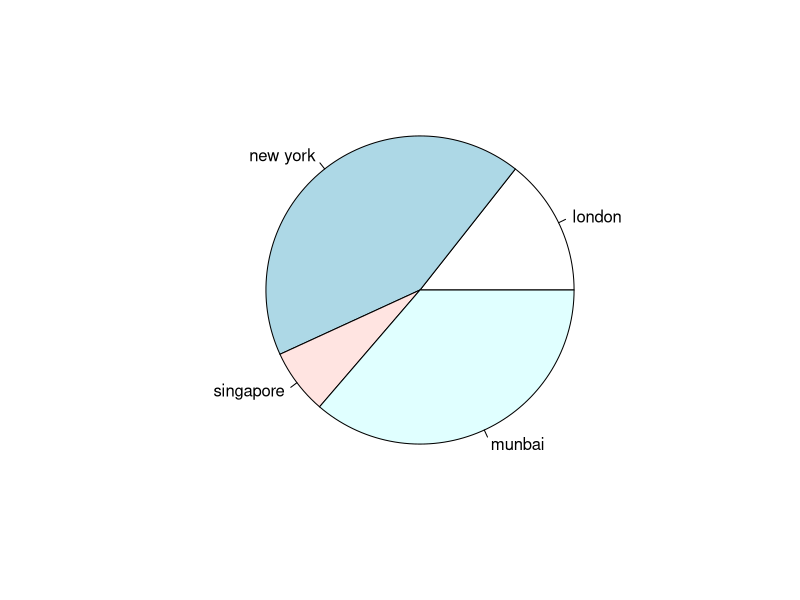
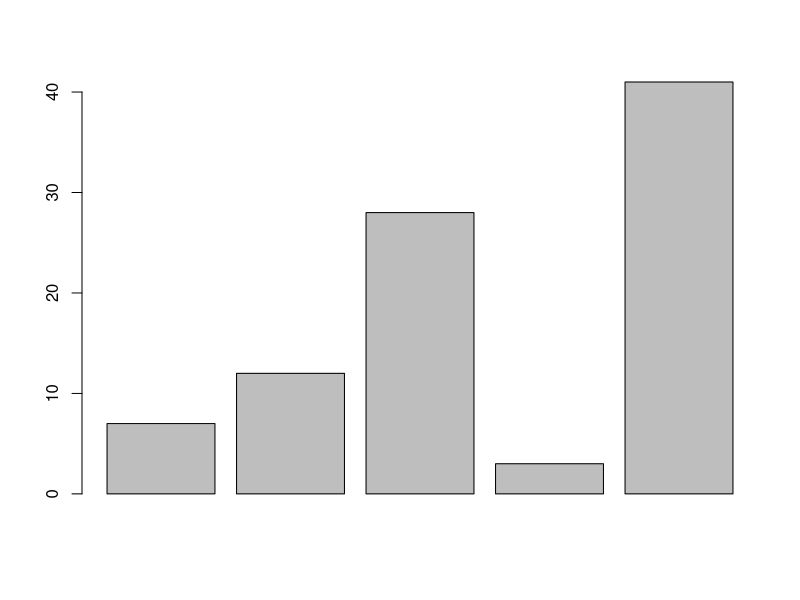

The R script that drew these images, in order:
#creat the vectors for data frame.
height<- c(132,151,162,139,166,147,122)
weight<- c(48,49,66,53,67,52,40)
gender<-c("male","male","female","female","male","female","male")
#create the data frame.
input_data<-data.frame(height,weight,gender)
print(input_data)
#print the gender 
print(input_data$gender)

#test
data<-c("East","West","East","North","North","East","West","West","East","North")

print(data)
print(is.factor(data))

factor_data <-factor(data)

print(factor_data)
print(is.factor(factor_data))


library(plotrix)
x<-c(21,62,10,53)
labels<-c("london","new york","singapore","munbai")

png(file="city.jpg")
pie(x,labels)
dev.off()


H<-c(7,12,28,3,41)
png(file="barchart.png")
barplot(H)
dev.off()